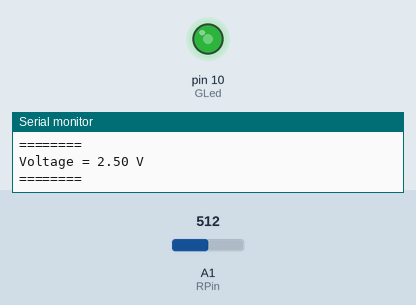
The sketch below on a simulated Arduino Uno, built with avr-gcc and run on an emulated ATmega328P. Shown: output pins drawn as LEDs (lit = HIGH), the last lines printed to the serial monitor. Inputs (shaded band) come from the test bench; at power-on: A1 (RPin) = 512.

Above: at 1.8 s.
1.9 s: A1 (RPin) set to 716
At 2.7 s:
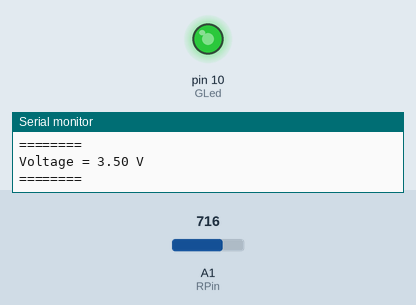
3.5 s: A1 (RPin) set to 900
At 5.2 s:
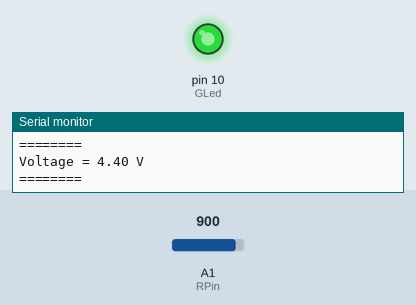
5.5 s: A1 (RPin) set to 122
At 7.0 s:
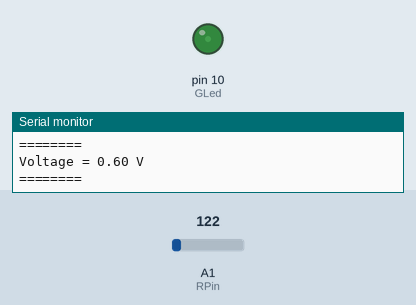
7.5 s: A1 (RPin) set to 0
At 8.6 s:
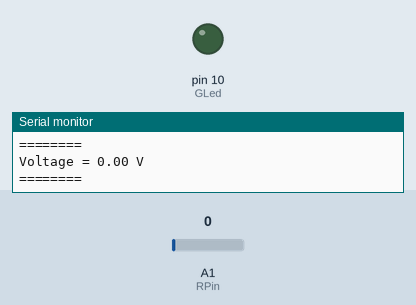
9.5 s: A1 (RPin) set to 511
At 11.4 s:
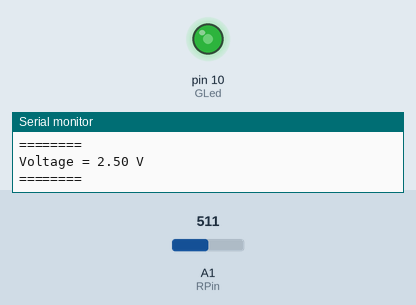
Timing chart, 0 to 12.5 s (numbered marks = the images above; inputs shaded):
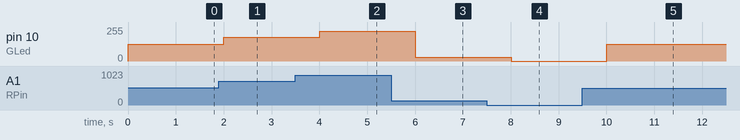

The sketch:

prog_Dimmable_Led.ino
```cpp
int RPin=A1;
int PVal;
float LedVal;
float Voltage;
const int Wait=1000;
///////////////////
int GLed=10;
const int space=1;

void setup() {
  pinMode(RPin,INPUT);
  pinMode(GLed,OUTPUT);
  Serial.begin(9600);

}

void loop() {
  PVal=analogRead(RPin);
  LedVal=(255./1023.)*PVal;
  Voltage=(5./1023.)*PVal;

  analogWrite(GLed,LedVal);

  for(int i=0;i<space;i++ ){
    Serial.println("");
  }

  Serial.print("Voltage = ");
  Serial.print(Voltage);Serial.println(" V");
  Serial.print("========");

  delay(Wait);
}
```

Measured:
- after the input at 1.9 s, pin 10 (GLed): 127/255 → 178/255 after 0.10 s
- after the input at 3.5 s, pin 10 (GLed): 178/255 → 224/255 after 0.50 s
- after the input at 5.5 s, pin 10 (GLed): 224/255 → 30/255 after 0.50 s
- after the input at 7.5 s, pin 10 (GLed): 30/255 → 0/255 after 0.51 s
- after the input at 9.5 s, pin 10 (GLed): 0/255 → 127/255 after 0.51 s
